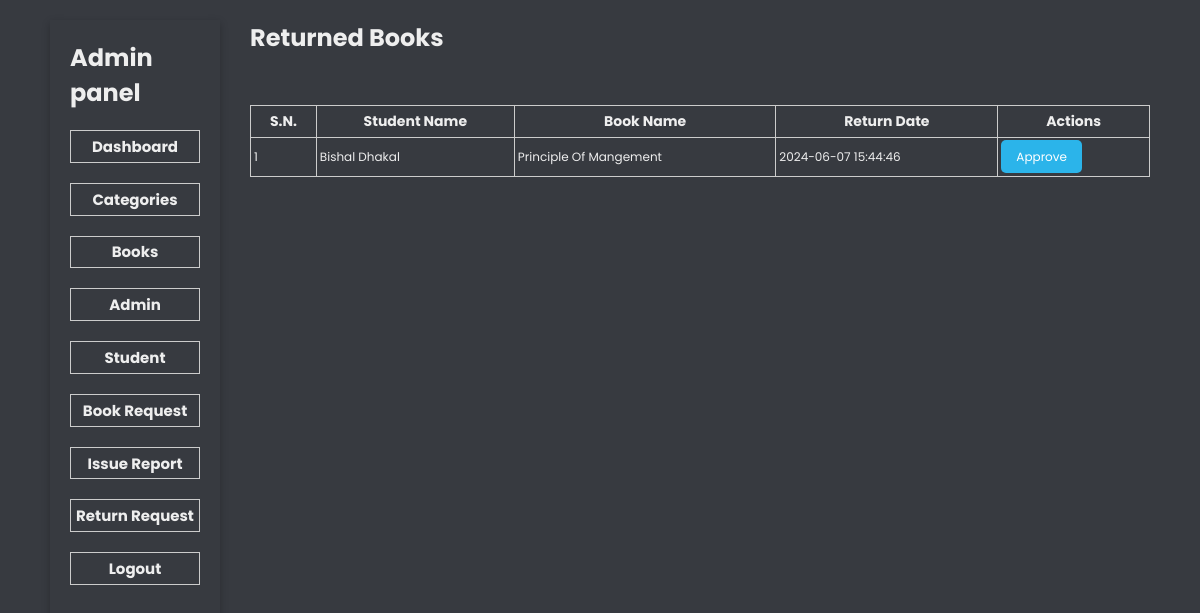
Screenshot of /admin/return-request.php (signed in) with the database file from the repository.
### tables this page shows
CREATE TABLE `returnbook` (
  `id` int(10) UNSIGNED NOT NULL,
  `studentname` varchar(255) NOT NULL,
  `bookname` varchar(255) NOT NULL,
  `returndate` datetime NOT NULL,
  `issuedate` datetime NOT NULL
);

### admin/return-request.php (the view, shortened to what this page needs)
<?php
include('partials/sidebar.php');
?>
<div class="ok">
    <h1>Returned Books</h1>
    <br/><br/>
    <div class="right">
        <table class="tbl-head">
            <tr>
                <th>S.N.</th>
                <th>Student Name</th>
                <th>Book Name</th>
                <th>Return Date</th>
                <th>Actions</th>
            </tr>
            <?php
            $sql = "SELECT * FROM returnbook";
            $res = mysqli_query($con, $sql);
            $count = mysqli_num_rows($res);
            if ($count > 0) {
                $sn=1;
                while ($row = mysqli_fetch_assoc($res)) {
                    $id = $row['id'];
                    $name = $row['studentname'];
                    $bookname = $row['bookname'];
                    $return_date = $row['returndate'];
                    ?>
                    <tr>
                    <td><?php echo $sn++; ?></td>
                        <td><?php echo $name; ?></td>
                        <td><?php echo $bookname; ?></td>
                        <td><?php echo $return_date; ?></td>
                        <td>
                            <a class="btn-secondary" href="?id=<?php echo $id; ?>">Approve</a>
                        </td>
                    </tr>
                    <?php
                }
            } else {
                ?>
                <tr>
                    <td colspan="5"><div class="error">No Books Returned Yet.</div></td>
                </tr>
                <?php
            }
            ?>
        </table>
    </div>
</div>
</section>

### css/admin.css (style rules this page uses)
* { padding: 0; margin: 0; box-sizing: border-box; text-decoration: none; color: #eeeeee; list-style: none; }
body { height: 100vh; font-family: "Poppins", sans-serif; display: flex; flex-direction: column; background-color: #373a40; }
.right { display: flex; flex-wrap: wrap; gap: 20px; }
.tbl-head { border: 1px solid #ccc; padding: 20px; border-collapse: collapse; width: 900px; }
.tbl-head th { border-bottom: 1px solid #ccc; border-right: 1px solid #ccc; padding: 5px; font-size: 14px; }
.tbl-head tr td { padding: 10px 3px; border-bottom: 1px solid #ccc; border-right: 1px solid #ccc; font-size: 12px; }
.btn-secondary { background-color: rgb(43, 180, 234); color: #fff; border: none; width: 150px; margin-top: 15px; padding: 8px 15px; border-radius: 5px; }

### rows the page displays
returnbook: studentname "Bishal Dhakal", bookname "Principle Of Mangement", returndate "2024-06-07 15:44:46"
